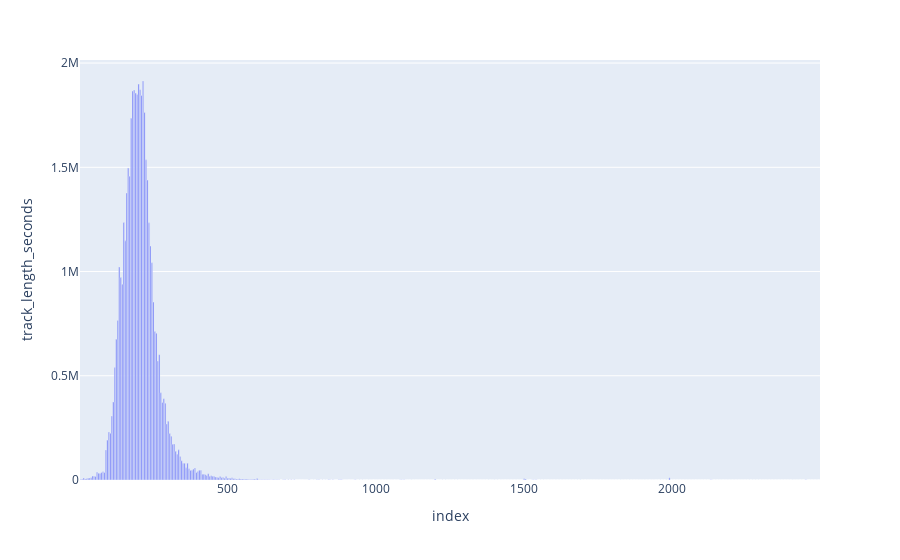

The notebook cell saved with this chart:
### Markdown cell above
#### track_length_seconds

### Code cell
df_listen = data[data["event_type"] == "listen"]

fig = px.bar(
    df_listen["track_length_seconds"].value_counts().reset_index(),
    x="index",
    y="track_length_seconds"
)

fig.show()

### Figure 1 — Plotly figure (JSON) as saved in the notebook; plotly's stock layout.template omitted (floating-point values rounded to 4 significant figures; data arrays with more than 128 entries replaced by an {"elided": "..."} marker saying what was removed)
{"data": [{"hovertemplate": "index=%{x}<br>track_length_seconds=%{y}<extra></extra>", "legendgroup": "", "marker": {"color": "#636efa", "pattern": {"shape": ""}}, "name": "", "orientation": "v", "showlegend": false, "textposition": "auto", "type": "bar", "x": {"elided": "499 float values"}, "xaxis": "x", "y": {"elided": "499 int values"}, "yaxis": "y"}], "layout": {"barmode": "relative", "legend": {"tracegroupgap": 0}, "margin": {"t": 60}, "xaxis": {"anchor": "y", "domain": [0, 1], "title": {"text": "index"}}, "yaxis": {"anchor": "x", "domain": [0, 1], "title": {"text": "track_length_seconds"}}}}
